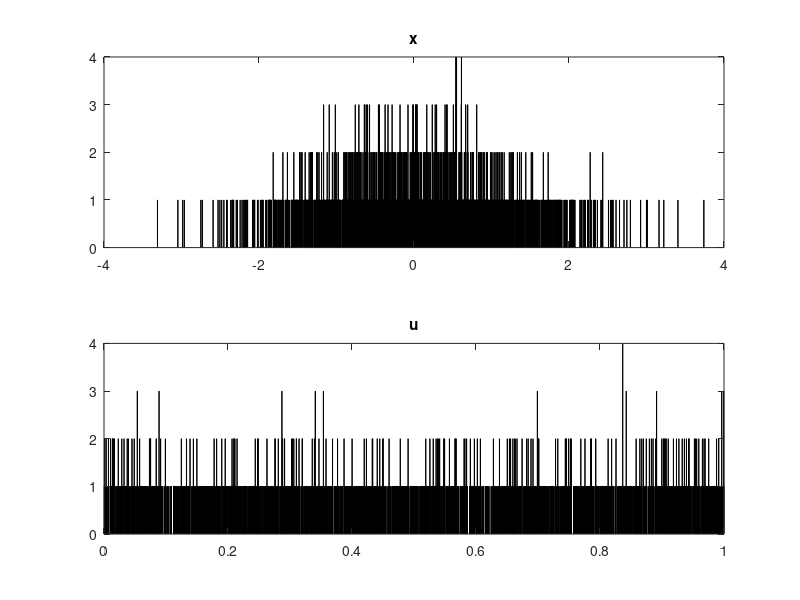
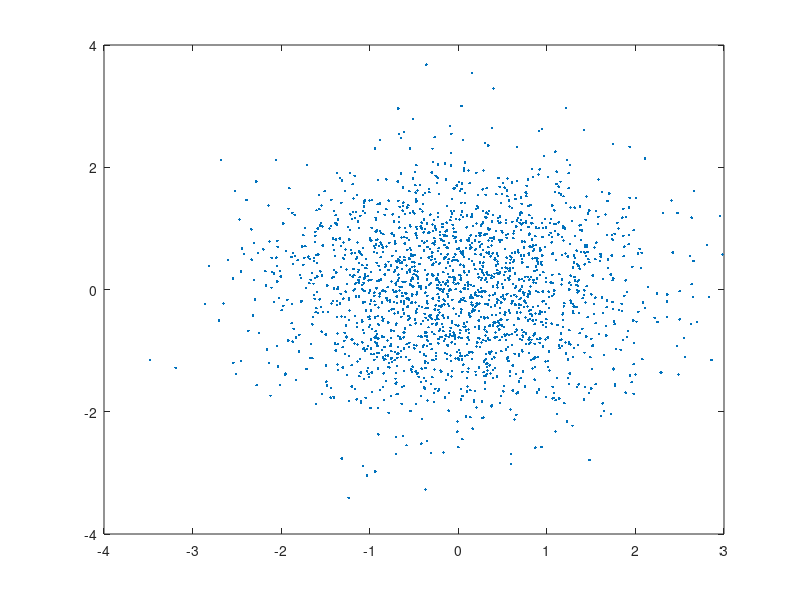
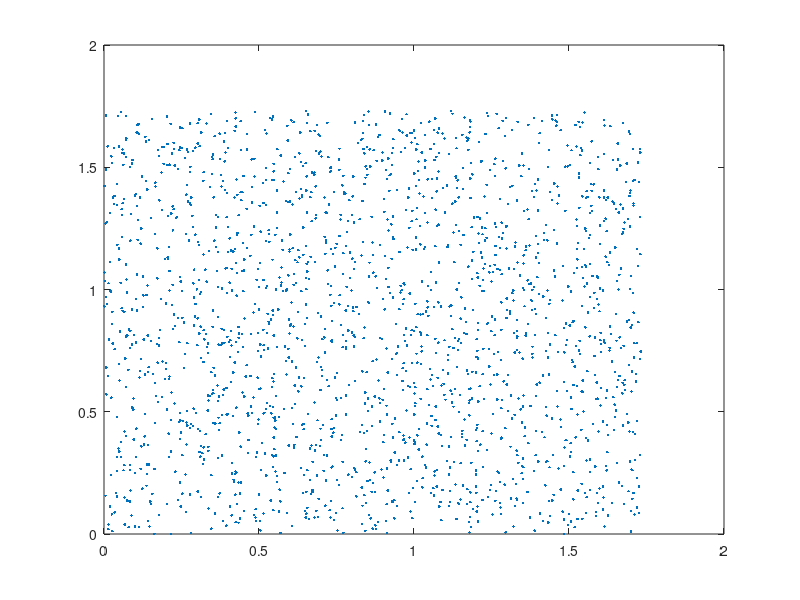
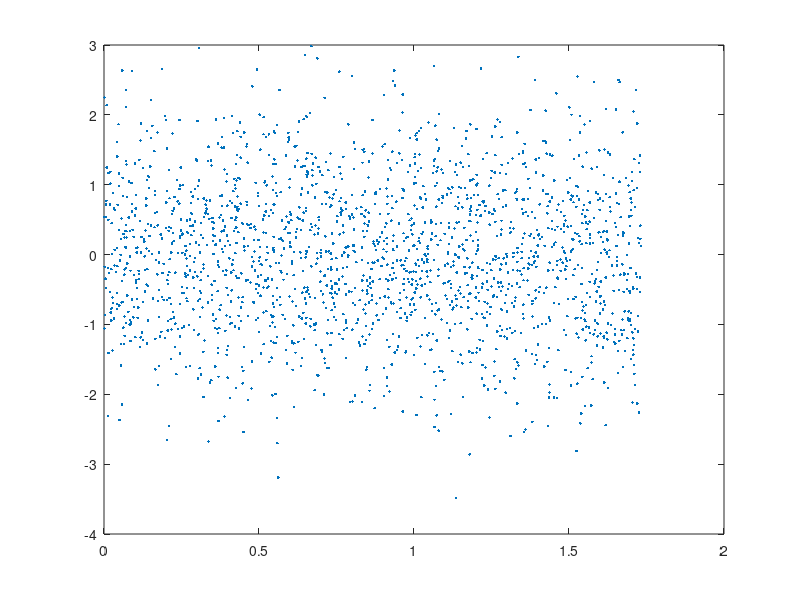

These figures' MATLAB source, in order:
%MVE136 LABORATION 1: RANDOM SIGNAL ANALYSIS

%%
%2.1 - Histogram
N=2000;
x=randn([1 N]);
u=rand([1 N]);

figure()
subplot(2,1,1)
hist(x,10000)
title('x')
subplot(2,1,2)
hist(u,10000)
title('u')

%%
%2.2 - Joint Distribution

x = randn([1 N]);
y = randn([1 N]);

figure()
plot(x,y,'.') %equiprobability lines: either a circle or diagonals?

a=sqrt(3);
u = a*rand([1 N])
v = a*rand([1 N])

figure()
plot(u,v,'.')
%Greater variance and deviance.

figure()
plot(u,x,'.') 
%Values are spread accordingly to each distribution, making a fusion. The
%U-dist shows a more uniformal distribution, as expected, as the normal
%distribution tends to assign more of the mid values, as  expected. The
%fusion of the two distributions shows a variety of values (N) in a uniform
%intervall.

%%
%2.3 Conditional Distribution

x = randn([1 N]);
y = randn([1 N]);
dy = 0.1;
yh=0.5;
i=0;
X=[];
Y=[];

figure()
for k=1:2000
    if y(k)>yh-dy && y(k)<yh+dy
        %plot(x(k),y(k),'.')
        i=i+1;
        %hold on
        X(i)=x(k); 
        Y(i)=y(k);
    end
end
subplot(1,2,1)
plot(Y,X,'.')
subplot(1,2,2)
hist(X,10000)
title('Y/X')


a=sqrt(3);
u = a*rand([1 N])
v = a*rand([1 N])
du = 0.1;
uh=0.5;
i=0;
U=[];
V=[];

figure()
for k=1:2000
    if u(k)>uh-du && u(k)<uh+du
        %plot(x(k),y(k),'.')
        i=i+1;
        %hold on
        U(i)=u(k); 
        V(i)=v(k);
    end
end
subplot(1,2,1)
plot(U,V,'.')
subplot(1,2,2)
hist(V,10000)
title('U/V')
%The plot shows the spread of values within the restricted area and
%the hist shows the numbers of occurencies for the values of X within the
%range of Y

%%

%3.1 - Joint Distribution and Correlation

N=2000;
x=randn([1 N]);
u=rand([1 N]);

z=@(a) x.*a+sqrt(1-a.^2).*y;

zv = zeros(4,N);
zv(1,:) = z(0.5);
zv(2,:) = z(-0.5);
zv(3,:) = z(0.9);
zv(4,:) = z(-0.9);

for i=1:4
    figure()
    plot(x,zv(i,:),'.')
end

figure()
hist(zv(1,:),10000) %Increase bins for finer gaussian.

%%
%3.2 - Conditional Distribution.

N=2000;
x=randn([1 N]);
u=rand([1 N]);

z=@(a) x.*a+sqrt(1-a.^2).*y;
zv = z(0.7);

dz = 0.1;
zh = 0.5;
i=0;
X=[];
Z=[];
for k=1:2000
    if zv(k)>zh-dz && zv(k)<zh+dz
        %plot(x(k),y(k),'.')
        i=i+1;
        %hold on
        X(i)=x(k); 
        Z(i)=zv(k);
    end
end

subplot(1,2,1)
plot(Z,X,'.')
subplot(1,2,2)
hist(X,10000)
title('U/V')

%%
%4.1 Ensemble and Time Averages

N=256; 
K=N;

X=randn(N,K);
EA = mean(X');
TA = mean(X);
figure()
plot(EA)
hold on
plot(TA)
mean(EA)
mean(TA)

%The averages do not hold the same values on each sample, however the main
%value of both EA and TA hold s the same average value.

%%
%4.2 - Joint Dstribution and Correlation.

N=256; 
K=N;

X=randn(N,K);
plot(X(1,:),X(2,:),'.')
sum=0;

for k=1:256
    r(k)=X(1,k).*X(2,k);
    sum=sum+r(k);
end

r=1/K*sum;

result = r - mean(X(1))*mean(X(2)) %Uncorrelated if covariance: E(XY)-E(X)*E(Y)=0
% Result is not zero, but close to zero, which proves that the sets are
% uncorrelated.

%%
%5.4 - Joint Distribution

N=256;
K=N;

W=randn(N,K);
x=filter(1,[1 -1],W)

figure()
plot(x)
figure()
subplot(2,2,1)
plot(x(10,:),x(9,:),'.')
title('n1=10, n2=9')
subplot(2,2,2)
plot(x(50,:),x(49,:),'.')
title('n1=50, n2=49')
subplot(2,2,3)
plot(x(100,:),x(99,:),'.')
title('n1=100, n2=99')
subplot(2,2,4)
plot(x(200,:),x(199,:),'.')
title('n1=200, n2=199')

figure()
subplot(2,2,1)
plot(x(50,:),x(40,:),'.')
title('n1=50, n2=40')
subplot(2,2,2)
plot(x(100,:),x(90,:),'.')
title('n1=100, n2=90')
subplot(2,2,3)
plot(x(200,:),x(190,:),'.')
title('n1=200, n2=190')
subplot(2,2,4)
plot(x(200,:),x(190,:),'.')
        
%%
%5.5 - Sample Auto-correlation
